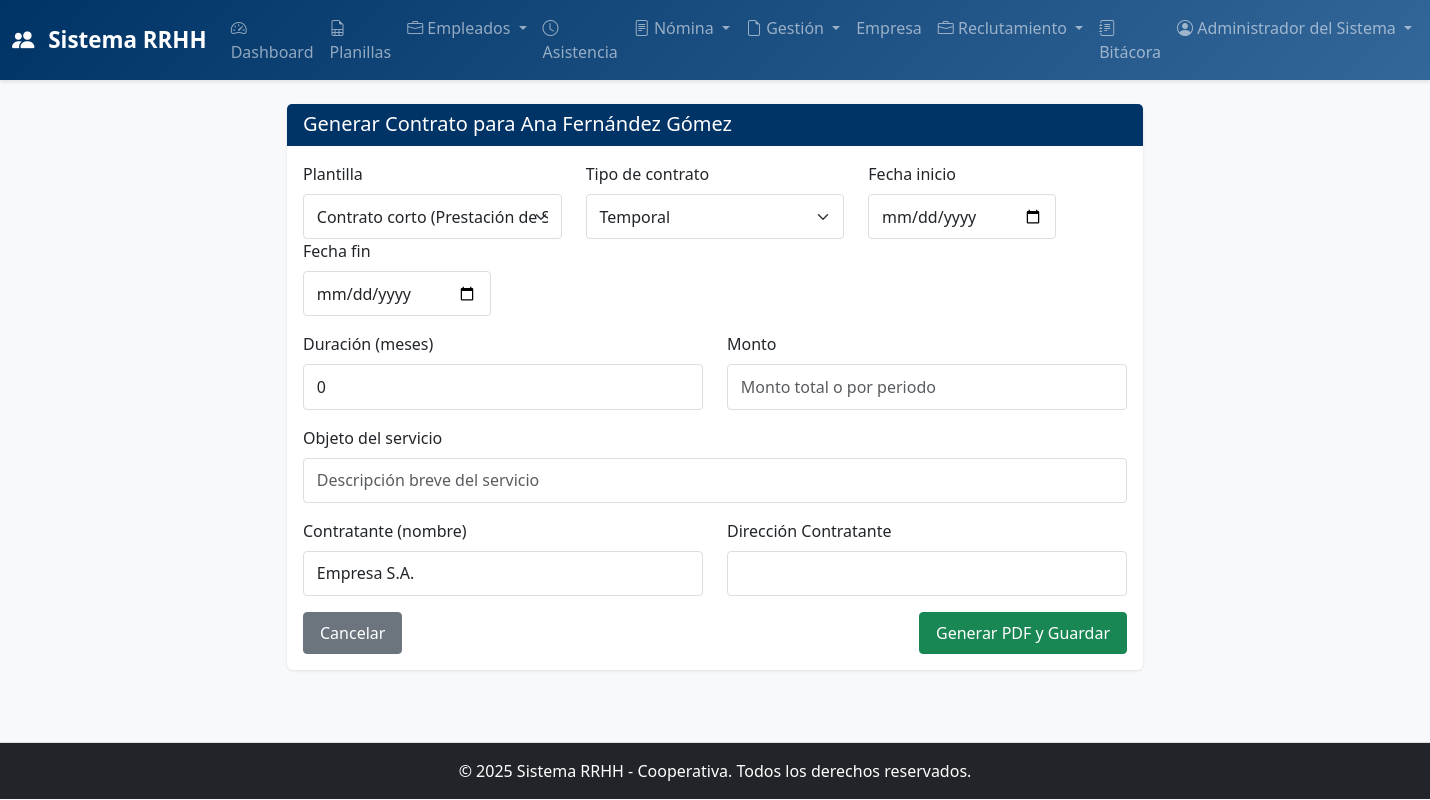
The app's page /rrhh/empleados/4/contratos/nuevo (signed in) with its own data.
### app/models.py (models this page shows, shortened)
class Usuario(UserMixin, db.Model):
    __tablename__ = 'usuarios'
    id = db.Column(db.Integer, primary_key=True)
    nombre_usuario = db.Column(db.String(80), unique=True, nullable=False)
    email = db.Column(db.String(120), unique=True, nullable=False)
    password_hash = db.Column(db.String(255), nullable=False)
    nombre_completo = db.Column(db.String(120), nullable=False)
    rol = db.Column(db.Enum(RoleEnum), default=RoleEnum.ASISTENTE_RRHH, nullable=False)
    activo = db.Column(db.Boolean, default=True)
    fecha_creacion = db.Column(db.DateTime, default=datetime.utcnow)
    ultimo_login = db.Column(db.DateTime)
    bitacoras = db.relationship('Bitacora', backref='usuario', lazy=True, cascade='all, delete-orphan')

class Empleado(db.Model):
    __tablename__ = 'empleados'
    id = db.Column(db.Integer, primary_key=True)
    codigo = db.Column(db.String(20), unique=True, nullable=False, index=True)
    nombre = db.Column(db.String(80), nullable=False)
    apellido = db.Column(db.String(80), nullable=False)
    ci = db.Column(db.String(20), unique=True, nullable=False)
    email = db.Column(db.String(120), unique=True)
    telefono = db.Column(db.String(20))
    cargo_id = db.Column(db.Integer, db.ForeignKey('cargos.id'), nullable=False)
    salario_base = db.Column(db.Numeric(12, 2), nullable=False)
    fecha_ingreso = db.Column(db.Date, nullable=False)
    fecha_retiro = db.Column(db.Date)
    estado = db.Column(db.Enum(EstadoEmpleadoEnum), default=EstadoEmpleadoEnum.ACTIVO)
    fecha_nacimiento = db.Column(db.Date)
    sexo = db.Column(db.String(1))  # M/F
    direccion = db.Column(db.String(255))
    fecha_creacion = db.Column(db.DateTime, default=datetime.utcnow)
    fecha_actualizacion = db.Column(db.DateTime, default=datetime.utcnow, onupdate=datetime.utcnow)
    asistencias = db.relationship('Asistencia', backref='empleado', lazy=True, cascade='all, delete-orphan')
    asistencia_eventos = db.relationship('AsistenciaEvento', backref='empleado', lazy=True, cascade='all, delete-orphan')
    permisos = db.relationship('Permiso', backref='empleado', lazy=True, cascade='all, delete-orphan')
    sanciones = db.relationship('Sancion', backref='empleado', lazy=True, cascade='all, delete-orphan')
    contratos = db.relationship('Contrato', backref='empleado', lazy=True, cascade='all, delete-orphan')
    ingresos_extras = db.relationship('IngresoExtra', backref='empleado', lazy=True, cascade='all, delete-orphan')
    descuentos = db.relationship('Descuento', backref='empleado', lazy=True, cascade='all, delete-orphan')
    liquidaciones = db.relationship('Liquidacion', backref='empleado', lazy=True, cascade='all, delete-orphan')
    vacaciones = db.relationship('Vacacion', backref='empleado', lazy=True, cascade='all, delete-orphan')
    anticipos = db.relationship('Anticipo', backref='empleado', lazy=True, cascade='all, delete-orphan')
    @property
    def nombre_completo(self):
        return f'{self.nombre} {self.apellido}'

### app/routes/rrhh.py (the view, shortened to what this page needs)
@rrhh_bp.route('/empleados/<int:empleado_id>/contratos/nuevo', methods=['GET', 'POST'])
@login_required
@role_required(RoleEnum.RRHH)
def contrato_nuevo(empleado_id):
    empleado = Empleado.query.get_or_404(empleado_id)
    return render_template('rrhh/contrato_form.html', empleado=empleado)

### app/routes/rrhh.py (called while the page is built)
def role_required(*roles):
    def decorator(f):
        @wraps(f)
        def decorated_function(*args, **kwargs):
            if current_user.rol not in roles:
                flash('No tienes permiso para acceder a este módulo', 'danger')
                return redirect(url_for('main.dashboard'))
            return f(*args, **kwargs)
        return decorated_function
    return decorator

### app/templates/rrhh/contrato_form.html (shortened to what this page needs)
{% extends "base.html" %}
{% block content %}
<div class="container mt-4">
    <div class="row">
        <div class="col-lg-8 offset-lg-2">
            <div class="card">
                <div class="card-header bg-primary text-white">
                    <h5 class="mb-0">Generar Contrato para {{ empleado.nombre_completo }}</h5>
                </div>
                <div class="card-body">
                    <form method="POST">
                        <div class="row mb-3">
                            <div class="col-md-4">
                                <label class="form-label">Plantilla</label>
                                <select name="plantilla" class="form-select">
                                    <option value="corto">Contrato corto (Prestación de Servicios)</option>
                                </select>
                            </div>
                            <div class="col-md-4">
                                <label class="form-label">Tipo de contrato</label>
                                <select name="tipo_contrato" class="form-select">
                                    <option value="Temporal">Temporal</option>
                                </select>
                            </div>
                            <div class="col-md-3">
                                <label class="form-label">Fecha inicio</label>
                                <input type="date" name="fecha_inicio" class="form-control">
                            </div>
                            <div class="col-md-3">
                                <label class="form-label">Fecha fin</label>
                                <input type="date" name="fecha_fin" class="form-control">
                            </div>
                        </div>
                        <div class="row mb-3">
                            <div class="col-md-6">
                                <label class="form-label">Duración (meses)</label>
                                <input type="number" name="meses" class="form-control" min="0" value="0">
                            </div>
                            <div class="col-md-6">
                                <label class="form-label">Monto</label>
                                <input type="text" name="monto" class="form-control" placeholder="Monto total o por periodo">
                            </div>
                        </div>
                        <div class="mb-3">
                            <label class="form-label">Objeto del servicio</label>
                            <input type="text" name="objeto" class="form-control" placeholder="Descripción breve del servicio">
                        </div>
                        <div class="row mb-3">
                            <div class="col-md-6">
                                <label class="form-label">Contratante (nombre)</label>
                                <input type="text" name="contratante_nombre" class="form-control" value="Empresa S.A.">
                            </div>
                            <div class="col-md-6">
                                <label class="form-label">Dirección Contratante</label>
                                <input type="text" name="direccion_contratante" class="form-control">
                            </div>
                        </div>
                        <div class="d-flex justify-content-between">
                            <a href="{{ url_for('rrhh.perfil_empleado', empleado_id=empleado.id) }}" class="btn btn-secondary">Cancelar</a>
                            <button class="btn btn-success">Generar PDF y Guardar</button>
                        </div>
                    </form>
                </div>
            </div>
        </div>
    </div>
</div>
{% endblock %}

### app/templates/base.html (shortened to what this page needs)
<!DOCTYPE html>
<html lang="es">
<head>
    <link href="https://cdn.jsdelivr.net/npm/bootstrap@5.3.0/dist/css/bootstrap.min.css" rel="stylesheet">
    <link rel="stylesheet" href="https://cdn.jsdelivr.net/npm/bootstrap-icons@1.10.0/font/bootstrap-icons.css">
    <link href="https://cdn.datatables.net/1.13.6/css/dataTables.bootstrap5.min.css" rel="stylesheet">
    <link href="https://cdn.jsdelivr.net/npm/sweetalert2@11.7.12/dist/sweetalert2.min.css" rel="stylesheet">
    <link rel="stylesheet" href="{{ url_for('static', filename='css/style.css') }}">
</head>
<body>
    {% if current_user.is_authenticated %}
    <nav class="navbar navbar-expand-lg navbar-dark bg-dark">
        <div class="container-fluid">
            <a class="navbar-brand" href="{{ url_for('main.dashboard') }}">
                <i class="bi bi-people-fill"></i> Sistema RRHH
            </a>
            <div class="collapse navbar-collapse" id="navbarNav">
                <ul class="navbar-nav ms-auto">
                    <li class="nav-item">
                        <a class="nav-link" href="{{ url_for('main.dashboard') }}">
                            <i class="bi bi-speedometer2"></i> Dashboard
                        </a>
                    </li>
                    <li class="nav-item">
                        <a class="nav-link" href="{{ url_for('rrhh.planillas_mtess') }}">
                            <i class="bi bi-file-earmark-spreadsheet"></i> Planillas
                        </a>
                    </li>
                    {% if current_user.rol.name == 'RRHH' %}
                    <li class="nav-item dropdown">
                        <a class="nav-link dropdown-toggle" href="#" role="button" data-bs-toggle="dropdown">
                            <i class="bi bi-briefcase"></i> Empleados
                        </a>
                    </li>
                    <li class="nav-item">
                        <a class="nav-link" href="{{ url_for('rrhh.ver_asistencia') }}">
                            <i class="bi bi-clock"></i> Asistencia
                        </a>
                    </li>
                    <li class="nav-item dropdown">
                        <a class="nav-link dropdown-toggle" href="#" role="button" data-bs-toggle="dropdown">
                            <i class="bi bi-file-text"></i> Nómina
                        </a>
                    </li>
                    <li class="nav-item dropdown">
                        <a class="nav-link dropdown-toggle" href="#" role="button" data-bs-toggle="dropdown">
                            <i class="bi bi-file-earmark"></i> Gestión
                        </a>
                    </li>
                    <li class="nav-item">
                        <a class="nav-link" href="{{ url_for('rrhh.ver_empresa') }}">
                            Empresa
                        </a>
                    </li>
                    <li class="nav-item dropdown">
                        <a class="nav-link dropdown-toggle" href="#" role="button" data-bs-toggle="dropdown">
                            <i class="bi bi-briefcase"></i> Reclutamiento
                        </a>
                    </li>
                    <li class="nav-item">
                        <a class="nav-link" href="{{ url_for('rrhh.ver_bitacora') }}">
                            <i class="bi bi-journal-text"></i> Bitácora
                        </a>
                    </li>
                    {% else %}
                    <li class="nav-item">
                        <a class="nav-link" href="{{ url_for('rrhh.ver_asistencia') }}">
                            <i class="bi bi-clock"></i> Asistencia
                        </a>
                    </li>
                    {% endif %}
                    <li class="nav-item dropdown">
                        <a class="nav-link dropdown-toggle" href="#" role="button" data-bs-toggle="dropdown">
                            <i class="bi bi-person-circle"></i> {{ current_user.nombre_completo }}
                        </a>
                    </li>
                </ul>
            </div>
        </div>
    </nav>
    {% endif %}
    <main class="{% if current_user.is_authenticated %}container-fluid mt-4{% endif %}">
        {% block content %}{% endblock %}
    </main>
    <footer class="bg-dark text-white text-center py-3 mt-5">
        <p class="mb-0">&copy; 2025 Sistema RRHH - Cooperativa. Todos los derechos reservados.</p>
    </footer>
</body>
</html>

### app/static/css/style.css (style rules this page uses)
:root { --primary-color: #003366; --secondary-color: #336699; --success-color: #28a745; --danger-color: #dc3545; --warning-color: #ffc107; --info-color: #17a2b8; }
body { font-family: 'Segoe UI', Tahoma, Geneva, Verdana, sans-serif; background-color: #f8f9fa; color: #333; }
.navbar { background: linear-gradient(135deg, var(--primary-color) 0%, var(--secondary-color) 100%); box-shadow: 0 2px 4px rgba(0, 0, 0, 0.1); }
.navbar-brand { font-weight: 600; font-size: 1.4rem; }
.navbar-brand i { margin-right: 8px; }
.card { border: none; box-shadow: 0 1px 3px rgba(0, 0, 0, 0.1); margin-bottom: 1.5rem; transition: transform 0.2s, box-shadow 0.2s; }
.card-header { border-bottom: 2px solid var(--primary-color); font-weight: 600; }
.btn { padding: 0.5rem 1rem; border-radius: 4px; font-weight: 500; transition: all 0.3s ease; }
.form-control, .form-select { border: 1px solid #ddd; border-radius: 4px; padding: 0.6rem 0.8rem; transition: border-color 0.3s, box-shadow 0.3s; }
.bg-primary { background-color: var(--primary-color) !important; }
footer { margin-top: 5rem; border-top: 1px solid #ddd; }
.card { animation: fadeIn 0.3s ease-out; }

### records on screen
Usuario: nombre_completo "Administrador del Sistema"
Empleado: nombre_completo "Ana Fernández Gómez"
